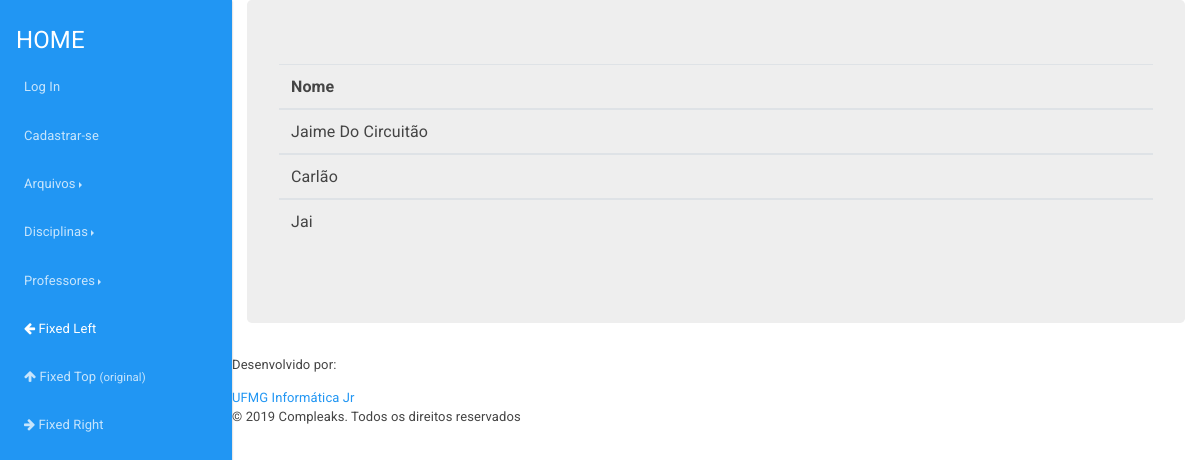
Page /professores/listar on the committed database.
### compleaks/professores/models.py (models this page shows, shortened)
class Professor(db.Model):
	__tablename__ = 'professores'
	id = db.Column(db.Integer, primary_key=True)
	nome = db.Column(db.String, unique=True)
	unidade_academica_id = db.Column(db.Integer)
	data_criacao = db.Column(db.DateTime, default=datetime.now())
	is_eligible = db.Column(db.Boolean)
	data_deletado = db.Column(db.DateTime, nullable=True)
	id_deletor = db.Column(db.Integer, nullable=True)
	motivo_delete = db.Column(db.String(120), nullable=True)
	arquivos = db.relationship('Arquivo', backref='professor', lazy=True)

### compleaks/professores/views.py (the view)
@professores.route('/listar')
def listar():
	professoresdb = Professor.query.all()
	if current_user.is_authenticated and current_user.is_admin:
		return render_template('listar_professor.html',professoresdb=professoresdb)
	else:
		return render_template('listar_professor_out.html',professoresdb=professoresdb)

### compleaks/professores/templates/professores/listar_professor_out.html (shortened to what this page needs)
{% extends "base.html" %}
{% block content %}
    <table class="table" >
        <thead>
            <tr>
                <th>Nome</th>
            </tr>
        </thead>
        {% for professor in professoresdb %}
            <tbody>
                <tr>
                    <td>{{ professor.nome }}</td>
                </tr>
            </tbody>
        {% endfor %}
        </table>
{% endblock %}

### compleaks/static/css/docs.css (style rules this page uses)
body { min-height: 200vh; }

### rows in the picture
Professor: nome "Jaime Do Circuitão"
Professor: nome "Carlão"
Professor: nome "Jai"
